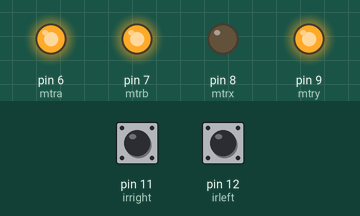
Recording of a sketch running on a simulated Arduino Uno, built with avr-gcc and run on an emulated ATmega328P. Shown: output pins drawn as LEDs (lit = HIGH). The inputs (shaded band) are chosen by the test bench; at power-on: pin 11 (irright) HIGH, pin 12 (irleft) LOW. Pins used as bus, display or sensor lines are not drawn.

Above: at 1.2 s.
1.3 s: pin 11 (irright) pulled LOW for 0.15 s
At 1.37 s:
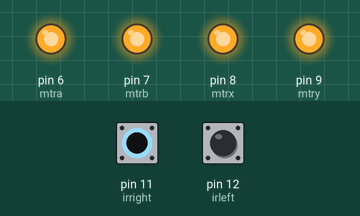
2.9 s: pin 12 (irleft) pulled HIGH for 0.15 s
At 2.97 s:
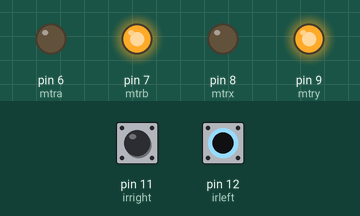
4.5 s: pin 12 (irleft) pulled HIGH for 3.2 s
At 8.8 s:
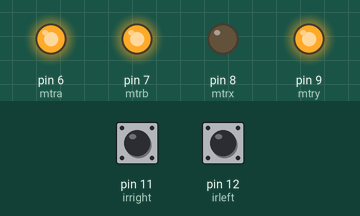
9.2 s: pin 11 (irright) pulled LOW for 3.2 s
At 9.9 s:
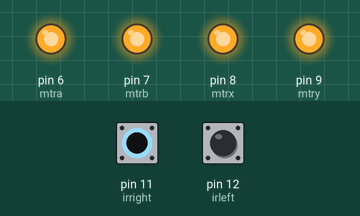
13.9 s: pin 11 (irright) driven LOW and pin 12 (irleft) driven HIGH
At 14.7 s:
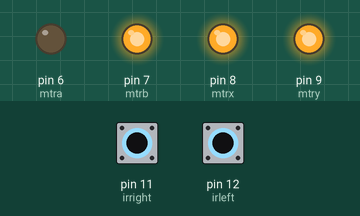
Timing chart, 0 to 16.4 s (numbered marks = the images above; inputs shaded):
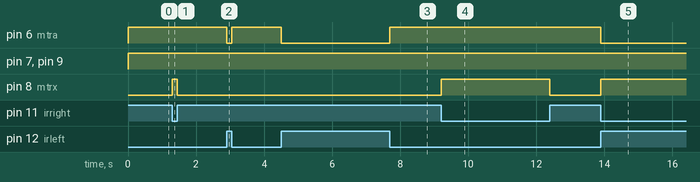

Measured:
- after the input at 1.3 s, pin 8 (mtrx): LOW → HIGH at once, → LOW 0.15 s later
- after the input at 2.9 s, pin 6 (mtra): HIGH → LOW at once, → HIGH 0.15 s later
- after the input at 4.5 s, pin 6 (mtra): HIGH → LOW at once, → HIGH 3.2 s later
- after the input at 9.2 s, pin 8 (mtrx): LOW → HIGH at once, → LOW 3.2 s later
- after the input at 13.9 s, pin 6 (mtra): HIGH → LOW at once; pin 8 (mtrx): LOW → HIGH at once

The sketch:

LFRcodefinal.ino
```cpp
int mtra = 6;
int mtrb = 7 ; // left=motor1 right=motor2
int mtrx = 8;
int mtry = 9; //motor 2
int irleft = 12;
int irleftvcc = 2;
int irrightvcc = 3;
int irright = 11;
void setup() {
  pinMode(irleft, INPUT);
  pinMode(irright, INPUT);
  pinMode(mtra, OUTPUT);
  pinMode(mtrb, OUTPUT);
  pinMode(mtrx, OUTPUT);
  pinMode(mtry, OUTPUT);
  pinMode(irleftvcc, OUTPUT);
  pinMode(irrightvcc, OUTPUT);
  digitalWrite(irleftvcc, HIGH);
  digitalWrite(irrightvcc, HIGH);
}

void loop() {

  if ((digitalRead(irright) == 0) && (digitalRead(irleft) == 1)) // turn right
  {
    stopmotor2();
    motor1anticlockwise();
  }
  else if ((digitalRead(irright) == 1) && (digitalRead(irleft) == 0)) //turn left
  {
    stopmotor1();
    motor2anticlockwise();
  }
  else if ((digitalRead(irright) == 0) && (digitalRead(irleft) == 0))
  { stopmotor1();
    stopmotor2();
  }
  else {
    motor1anticlockwise();
    motor2anticlockwise();
  }

}
/*void motor1clockwise() {
  digitalWrite(mtra, HIGH);
  digitalWrite(mtrb, LOW);
  }*/
void stopmotor2()
{
  digitalWrite(mtrx, HIGH);
  digitalWrite(mtry, HIGH);
}
void stopmotor1()
{
  digitalWrite(mtra, HIGH);
  digitalWrite(mtrb, HIGH);

}

void motor1anticlockwise() {
  digitalWrite(mtra, LOW);
  digitalWrite(mtrb, HIGH);
}
/*void motor2clockwise() {
  digitalWrite(mtrx, HIGH);
  digitalWrite(mtry, LOW);
  }*/
void motor2anticlockwise() {
  digitalWrite(mtrx, LOW);
  digitalWrite(mtry, HIGH);
}
```
